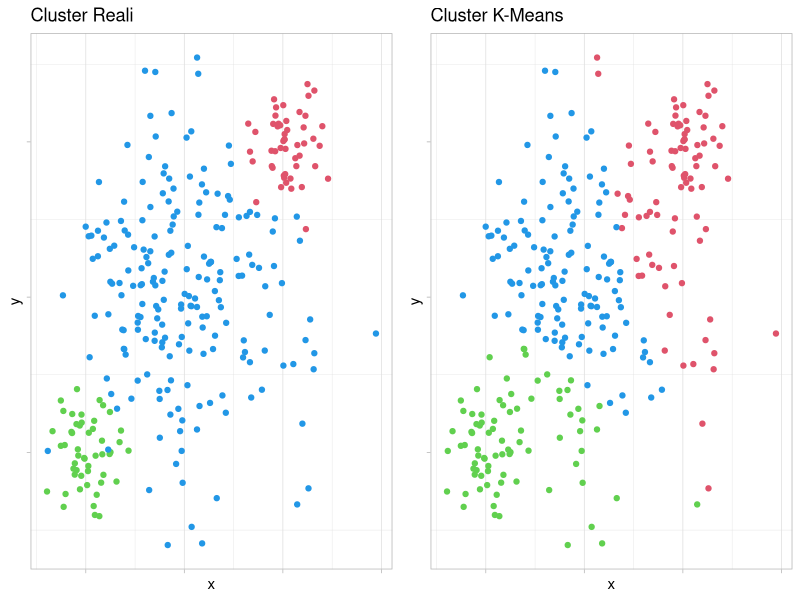

The R script that drew this image:
set.seed(123)
library(ggplot2)

col1<-c(rnorm(50,5,1),rnorm(200,10,3),rnorm(50,15,1))
col2<-c(rnorm(50,5,1),rnorm(200,10,3),rnorm(50,15,1))
col3<-c(rep(2,50),rep(3,200),rep(1,50))

tab<-as.data.frame(cbind(col1,col2,col3))

gr1<-ggplot(tab, aes(x = tab[,1], y = tab[,2])) +
  theme_light() +
  xlab("x") + ylab("y") +
  theme(axis.text.y=element_blank(),axis.text.x=element_blank(),panel.grid.major.y = element_blank() ) +
  geom_point(color=tab[,3]+1)+
  ggtitle("Cluster Reali")

tab2<-tab
tab2[,3]<-kmeans(tab[,-3],3)$cluster

gr2<-ggplot(tab2, aes(x = tab2[,1], y = tab2[,2])) +
  theme_light() +
  xlab("x") + ylab("y") +
  theme(axis.text.y=element_blank(),axis.text.x=element_blank(),panel.grid.major.y = element_blank() ) +
  geom_point(color=tab2[,3]+1) +
  ggtitle("Cluster K-Means")

library(cowplot)
plot_grid(gr1,gr2)